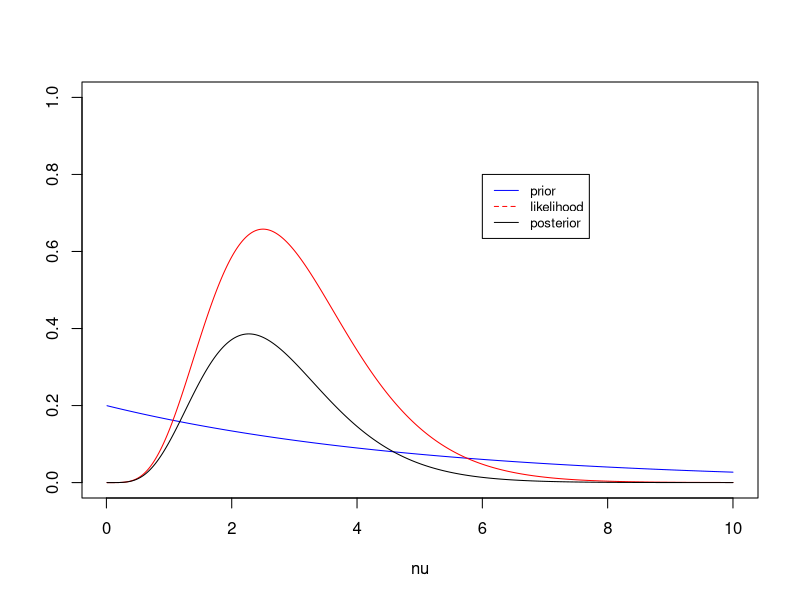
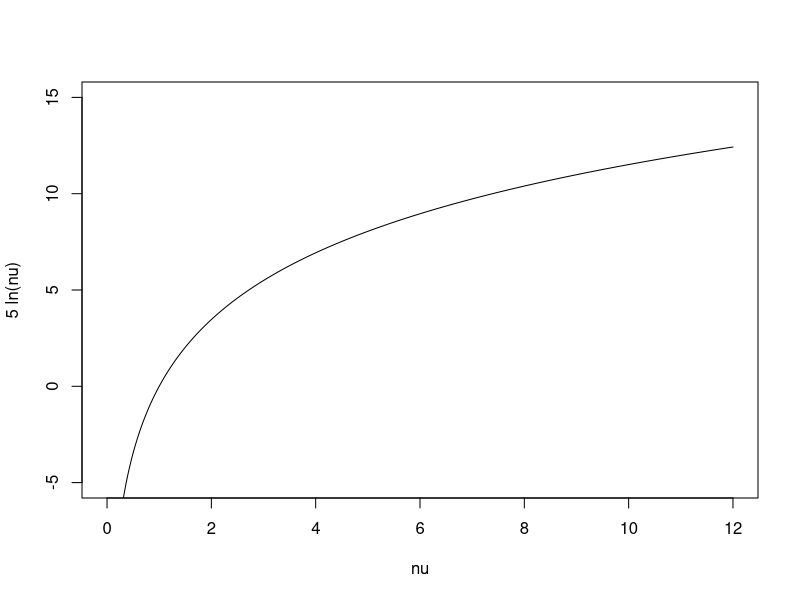
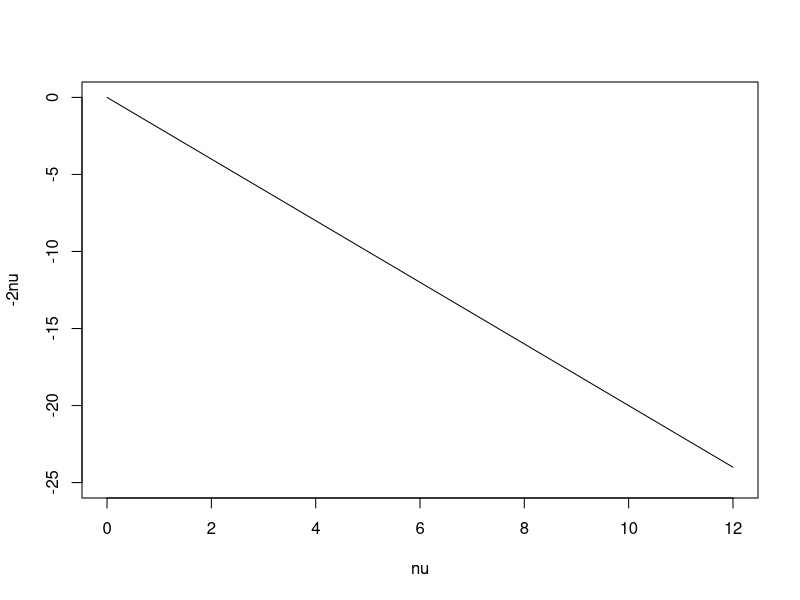
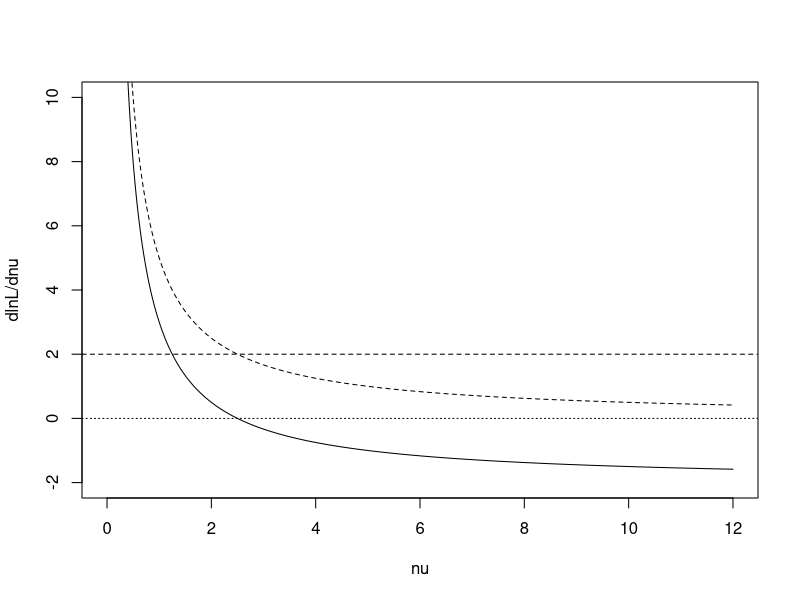
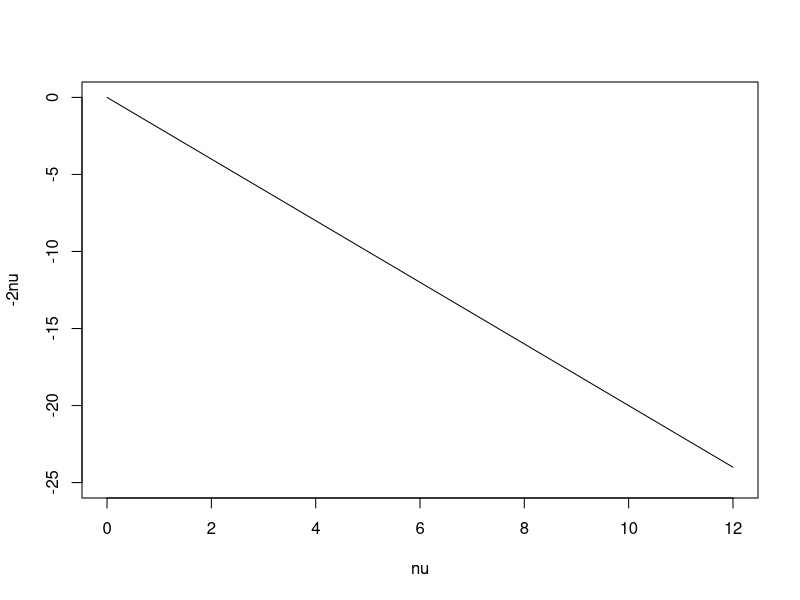
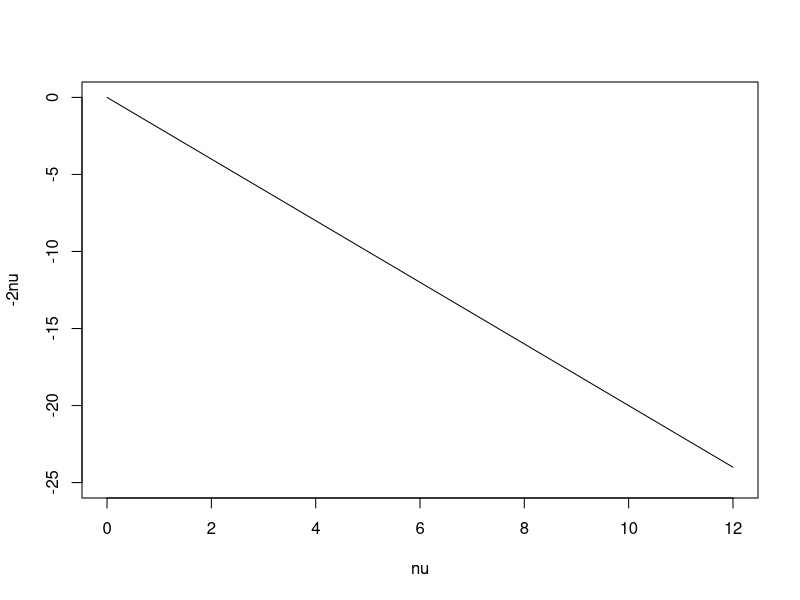
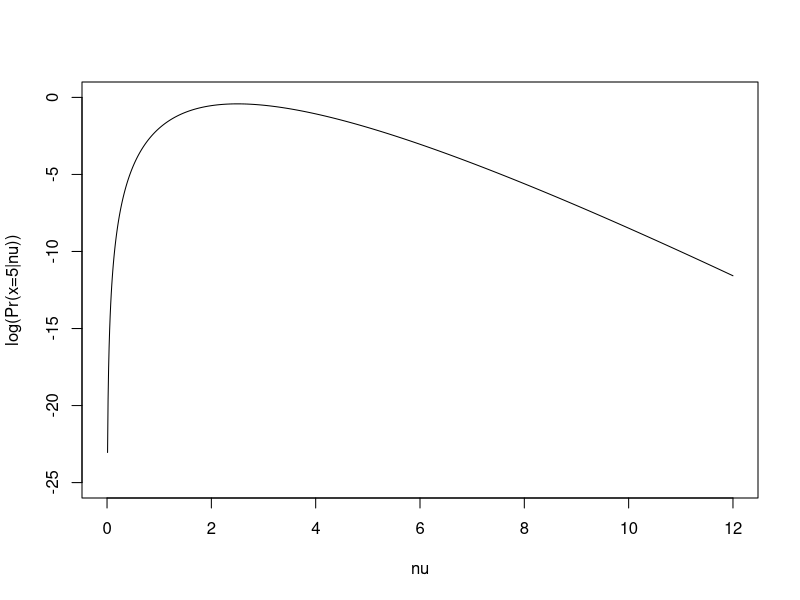
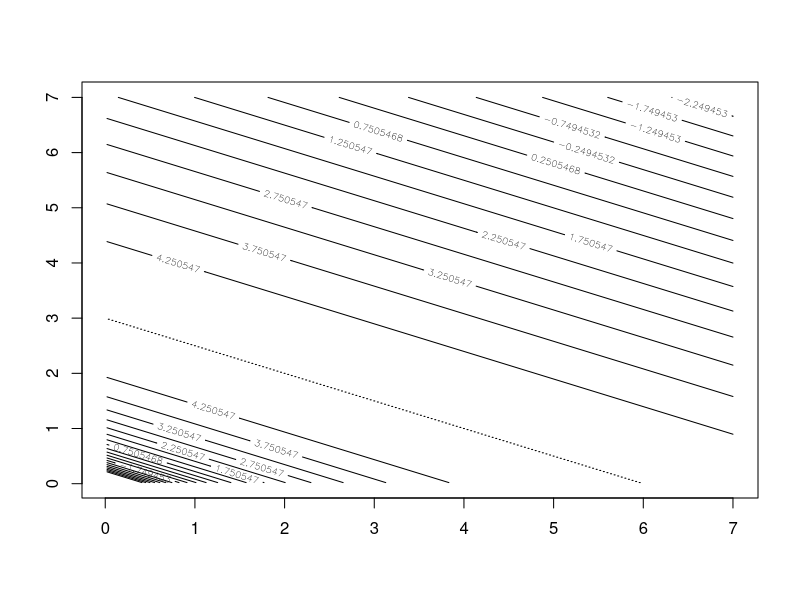

Write the R code that produced these figures, in order.
qgamma(0.025, shape=6, rate=2.2)
qgamma(0.975, shape=6, rate=2.2)

s=0.01
x=seq(s,10,by=s)
b = 0.2
plot(x, b*exp(-b*x), type="line", col="blue", ylim=c(0,1), xlab="nu", ylab="")
lines(x, x^5*exp(-2*x), col="red")
lines(x, dgamma(x, shape=6, rate=2.2), col="black")
legend(6, .8, legend=c("prior", "likelihood", "posterior"),
       col=c("blue", "red", "black"), lty=1:2, cex=0.8)

# p = plot_ly(type='contour',  x=~volcano)
nu = seq(0,12,by=.01)
plot(nu, 5*log(nu), type="l", ylim=c(-5,15), ylab="5 ln(nu)", xlab="nu")
plot(nu, -2*nu, type="l", ylim=c(-25,0), ylab="-2nu", xlab="nu")
plot(nu, (5/nu)-2, type="l", ylim=c(-2,10), ylab="dlnL/dnu", xlab="nu")
abline(h=0, lty=3)
lines(nu, 5/nu, lty=2)
abline(h=2, lty=2)
plot(nu, -2*nu, type="l", ylim=c(-25,0), ylab="-2nu", xlab="nu")
plot(nu, -2*nu, type="l", ylim=c(-25,0), ylab="-2nu", xlab="nu")
plot(nu,  5*log(nu) -2*nu, type="l", ylim=c(-25,0), ylab="log(Pr(x=5|nu))", xlab="nu")

#require(sfsmisc)
s = 0.02
nu = seq(s,7,by=s)
x = nu
y = nu
# xyg = xy.grid(x, y)
nx = length(x)
ny = length(y)
df  = 
z = matrix(nrow=nx, ncol=ny)
zf = matrix(nrow=nx, ncol=ny)
for (i in 1:nx) {
  for (j in 1:ny) {
    z[i,j] = 6*log(x[i] + 2*y[j]) - x[i] - 2*y[j] ;
    zf[i,j] = 5*log(x[i]) -2*x[i] + 6*log(x[i] + 2*y[j]) - x[i] - 2*y[j] ;
  }
}

mz = max(z) -.00001
contour(x, y, z, levels=seq(mz, mz-10, by=-.5) )
mzf = max(zf)-.00001
contour(x, y, zf, levels=seq(mzf, mzf-10, by=-.5) )
